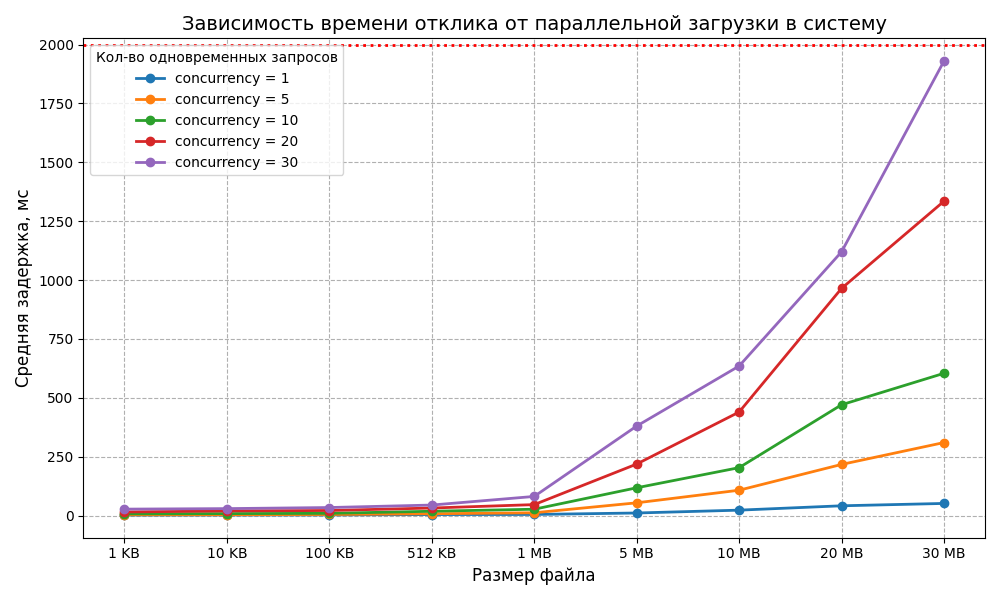

Source code (Python):
import matplotlib.pyplot as plt

x = ["1 KB", "10 KB", "100 KB", "512 KB", "1 MB", "5 MB", "10 MB", "20 MB", "30 MB"]

y1 = [2.6, 2.7, 3.0, 4.6, 5.0, 11.2, 23.3, 41.8, 51.8]
y2 = [3.7, 3.9, 4.9, 8.0, 12.2, 54.4, 107.9, 217.4, 310.3]
y3 = [7.5, 8.6, 9.8, 18.6, 27.2, 118.2, 203.7, 470.7, 604.3]
y4 = [15.5, 19.9, 21.8, 32.3, 46.8, 218.9, 439.8, 964.8, 1335]
y5 = [27.6, 29.8, 34.4, 44.9, 81.5, 380.2, 635.1, 1120, 1930]

plt.figure(figsize=(10, 6))

plt.plot(x, y1, marker="o", linewidth=2, label="concurrency = 1")
plt.plot(x, y2, marker="o", linewidth=2, label="concurrency = 5")
plt.plot(x, y3, marker="o", linewidth=2, label="concurrency = 10")
plt.plot(x, y4, marker="o", linewidth=2, label="concurrency = 20")
plt.plot(x, y5, marker="o", linewidth=2, label="concurrency = 30")

plt.xlabel("Размер файла", fontsize=12)
plt.ylabel("Средняя задержка, мс", fontsize=12)
plt.title("Зависимость времени отклика от параллельной загрузки в систему", fontsize=14)

plt.grid(True, linestyle="--")
plt.legend(title="Кол-во одновременных запросов", fontsize=10)

plt.axhline(y=2000, color="red", linestyle=":", linewidth=2, label="Лимит 2 с")

plt.tight_layout()
plt.savefig("loader_graph.png")
